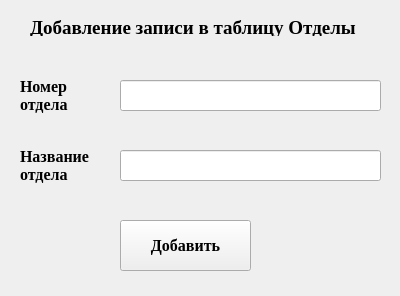
<?xml version="1.0" encoding="UTF-8"?>
<ui version="4.0">
 <class>Form</class>
 <widget class="QWidget" name="Form">
  <property name="geometry">
   <rect>
    <x>0</x>
    <y>0</y>
    <width>400</width>
    <height>296</height>
   </rect>
  </property>
  <property name="windowTitle">
   <string>Form</string>
  </property>
  <widget class="QPushButton" name="pushButton">
   <property name="geometry">
    <rect>
     <x>120</x>
     <y>220</y>
     <width>131</width>
     <height>51</height>
    </rect>
   </property>
   <property name="font">
    <font>
     <family>Times New Roman</family>
     <pointsize>12</pointsize>
     <weight>75</weight>
     <bold>true</bold>
    </font>
   </property>
   <property name="text">
    <string>Добавить</string>
   </property>
  </widget>
  <widget class="QLineEdit" name="lineEdit_number">
   <property name="geometry">
    <rect>
     <x>120</x>
     <y>80</y>
     <width>261</width>
     <height>31</height>
    </rect>
   </property>
  </widget>
  <widget class="QLineEdit" name="lineEdit_number_2">
   <property name="geometry">
    <rect>
     <x>120</x>
     <y>150</y>
     <width>261</width>
     <height>31</height>
    </rect>
   </property>
  </widget>
  <widget class="QLabel" name="name">
   <property name="geometry">
    <rect>
     <x>30</x>
     <y>20</y>
     <width>361</width>
     <height>16</height>
    </rect>
   </property>
   <property name="font">
    <font>
     <family>Times New Roman</family>
     <pointsize>14</pointsize>
     <weight>75</weight>
     <bold>true</bold>
    </font>
   </property>
   <property name="text">
    <string>Добавление записи в таблицу Отделы</string>
   </property>
  </widget>
  <widget class="QLabel" name="number_2">
   <property name="geometry">
    <rect>
     <x>20</x>
     <y>140</y>
     <width>101</width>
     <height>51</height>
    </rect>
   </property>
   <property name="font">
    <font>
     <family>Times New Roman</family>
     <pointsize>12</pointsize>
     <weight>75</weight>
     <bold>true</bold>
    </font>
   </property>
   <property name="text">
    <string>Название отдела</string>
   </property>
   <property name="wordWrap">
    <bool>true</bool>
   </property>
  </widget>
  <widget class="QLabel" name="number_3">
   <property name="geometry">
    <rect>
     <x>20</x>
     <y>70</y>
     <width>91</width>
     <height>51</height>
    </rect>
   </property>
   <property name="font">
    <font>
     <family>Times New Roman</family>
     <pointsize>12</pointsize>
     <weight>75</weight>
     <bold>true</bold>
    </font>
   </property>
   <property name="text">
    <string>Номер отдела</string>
   </property>
   <property name="wordWrap">
    <bool>true</bool>
   </property>
  </widget>
 </widget>
 <resources/>
 <connections/>
</ui>
